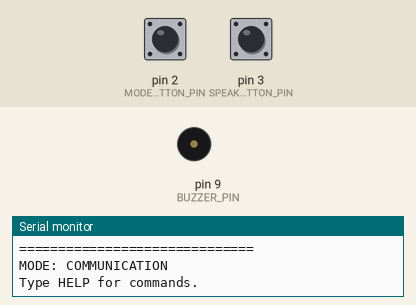
The sketch below on a simulated Arduino Uno, built with avr-gcc and run on an emulated ATmega328P. Parts: buzzer (waves = sounding), the last lines printed to the serial monitor. The inputs (shaded band) are chosen by the test bench; at power-on: pin 3 (SPEAK_BUTTON_PIN) HIGH, pin 2 (MODE_BUTTON_PIN) HIGH.

Above: at 1.5 s.
1.6 s: pin 3 (SPEAK_BUTTON_PIN) pulled LOW for 0.15 s
At 2.19 s:
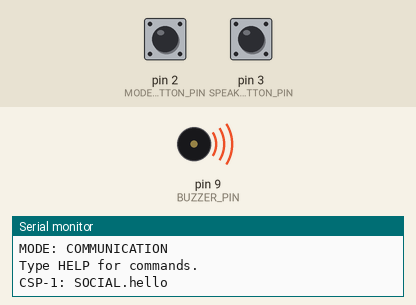
7.0 s: pin 3 (SPEAK_BUTTON_PIN) pulled LOW for 1 s
At 8.5 s:
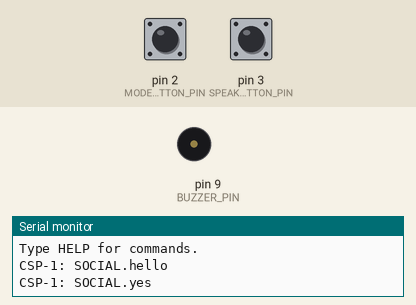
Timing chart, 0 to 10.0 s (numbered marks = the images above; inputs shaded):
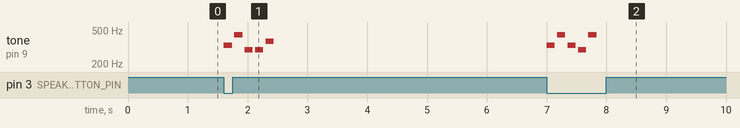

Measured:
- after the input at 1.6 s, tone on pin 9 (BUZZER_PIN): plays 330 Hz for 0.14 s, 440 Hz for 0.14 s, 294 Hz for 0.14 s, 294 Hz for 0.14 s, 370 Hz for 0.14 s, starting at once
- after the input at 7.0 s, tone on pin 9 (BUZZER_PIN): plays 330 Hz for 0.14 s, 440 Hz for 0.14 s, 330 Hz for 0.14 s, 294 Hz for 0.14 s, 440 Hz for 0.14 s, starting at once

The sketch:

rocky_brain_v0_1.ino
```cpp
// RPA-1 Rocky Brain v0.1
// Target: Elegoo/Arduino Uno R3, two momentary buttons, passive buzzer, USB computer.
// Language: Chordic, encoded with CSP-1.
// Scope: no motors, internet, AI, Raspberry Pi, microphone, or external libraries.

#include <Arduino.h>

const byte MODE_BUTTON_PIN = 2;
const byte SPEAK_BUTTON_PIN = 3;
const byte BUZZER_PIN = 9;

const unsigned long DEBOUNCE_MS = 200;

bool translationMode = false;
bool previousModeButton = HIGH;
bool previousSpeakButton = HIGH;
unsigned long lastModePress = 0;
unsigned long lastSpeakPress = 0;
byte currentMessage = 0;

struct NoteEvent {
  unsigned int frequencyHz;
  unsigned int durationMs;
};

struct Message {
  const char* name;
  const char* token;
  const char* english;
  const NoteEvent* notes;
  byte noteCount;
};

// CSP-1 pitch symbols from language/specification/csp_v0_1.yaml.
// Names include NOTE_ so NOTE_A4 does not collide with Arduino's A4 pin macro.
// Integer frequencies are rounded for Arduino tone().
const unsigned int NOTE_D4 = 294;
const unsigned int NOTE_E4 = 330;
const unsigned int NOTE_FS4 = 370;
const unsigned int NOTE_A4 = 440;
const unsigned int NOTE_B4 = 494;

const unsigned int NOTE_MS = 140;
const unsigned int GAP_MS = 35;

const NoteEvent NOTES_HELLO[] = {
  {NOTE_E4, NOTE_MS}, {NOTE_A4, NOTE_MS}, {NOTE_D4, NOTE_MS},
  {NOTE_D4, NOTE_MS}, {NOTE_FS4, NOTE_MS}
};

const NoteEvent NOTES_YES[] = {
  {NOTE_E4, NOTE_MS}, {NOTE_A4, NOTE_MS}, {NOTE_E4, NOTE_MS},
  {NOTE_D4, NOTE_MS}, {NOTE_A4, NOTE_MS}
};

const NoteEvent NOTES_NO[] = {
  {NOTE_E4, NOTE_MS}, {NOTE_A4, NOTE_MS}, {NOTE_E4, NOTE_MS},
  {NOTE_E4, NOTE_MS}, {NOTE_B4, NOTE_MS}
};

const NoteEvent NOTES_HELP[] = {
  {NOTE_D4, NOTE_MS}, {NOTE_A4, NOTE_MS}, {NOTE_A4, NOTE_MS},
  {NOTE_FS4, NOTE_MS}, {NOTE_FS4, NOTE_MS}
};

const NoteEvent NOTES_THANK_YOU[] = {
  {NOTE_E4, NOTE_MS}, {NOTE_A4, NOTE_MS}, {NOTE_D4, NOTE_MS},
  {NOTE_A4, NOTE_MS}, {NOTE_D4, NOTE_MS}
};

const NoteEvent NOTES_GOODBYE[] = {
  {NOTE_E4, NOTE_MS}, {NOTE_A4, NOTE_MS}, {NOTE_D4, NOTE_MS},
  {NOTE_E4, NOTE_MS}, {NOTE_A4, NOTE_MS}
};

const Message MESSAGES[] = {
  {"HELLO", "SOCIAL.hello", "Hello", NOTES_HELLO, 5},
  {"YES", "SOCIAL.yes", "Yes", NOTES_YES, 5},
  {"NO", "SOCIAL.no", "No", NOTES_NO, 5},
  {"HELP", "ACTION.help", "Help", NOTES_HELP, 5},
  {"THANK_YOU", "SOCIAL.thank_you", "Thank you", NOTES_THANK_YOU, 5},
  {"GOODBYE", "SOCIAL.goodbye", "Goodbye", NOTES_GOODBYE, 5}
};

const byte MESSAGE_COUNT = sizeof(MESSAGES) / sizeof(MESSAGES[0]);

void printMode() {
  if (translationMode) {
    Serial.println(F("MODE: TRANSLATION"));
  } else {
    Serial.println(F("MODE: COMMUNICATION"));
  }
}

void printMessage(const Message& message) {
  Serial.print(F("CSP-1: "));
  Serial.println(message.token);

  if (translationMode) {
    Serial.print(F("ENGLISH: "));
    Serial.println(message.english);
  }
}

void playMessage(byte index) {
  if (index >= MESSAGE_COUNT) return;

  const Message& message = MESSAGES[index];
  printMessage(message);

  for (byte i = 0; i < message.noteCount; ++i) {
    tone(BUZZER_PIN, message.notes[i].frequencyHz, message.notes[i].durationMs);
    delay(message.notes[i].durationMs);
    noTone(BUZZER_PIN);
    delay(GAP_MS);
  }
}

void toggleMode() {
  translationMode = !translationMode;
  printMode();
}

void playNext() {
  playMessage(currentMessage);
  currentMessage++;
  if (currentMessage >= MESSAGE_COUNT) {
    currentMessage = 0;
  }
}

void checkButtons() {
  const bool modeButton = digitalRead(MODE_BUTTON_PIN);
  const bool speakButton = digitalRead(SPEAK_BUTTON_PIN);
  const unsigned long now = millis();

  if (modeButton == LOW &&
      previousModeButton == HIGH &&
      now - lastModePress > DEBOUNCE_MS) {
    lastModePress = now;
    toggleMode();
  }

  if (speakButton == LOW &&
      previousSpeakButton == HIGH &&
      now - lastSpeakPress > DEBOUNCE_MS) {
    lastSpeakPress = now;
    playNext();
  }

  previousModeButton = modeButton;
  previousSpeakButton = speakButton;
}

void printHelp() {
  Serial.println(F("Commands:"));
  Serial.println(F("  HELP"));
  Serial.println(F("  STATUS"));
  Serial.println(F("  LIST"));
  Serial.println(F("  NEXT"));
  Serial.println(F("  MODE COMM"));
  Serial.println(F("  MODE TRANSLATE"));
  Serial.println(F("  SAY HELLO"));
  Serial.println(F("  SAY YES"));
  Serial.println(F("  SAY NO"));
  Serial.println(F("  SAY HELP"));
  Serial.println(F("  SAY THANK_YOU"));
  Serial.println(F("  SAY GOODBYE"));
}

void printStatus() {
  Serial.println(F("RPA-1 ROCKY BRAIN v0.1"));
  printMode();
  Serial.print(F("NEXT: "));
  Serial.println(MESSAGES[currentMessage].name);
}

void printList() {
  Serial.println(F("Chordic / CSP-1 beginner vocabulary:"));
  for (byte i = 0; i < MESSAGE_COUNT; ++i) {
    Serial.print(MESSAGES[i].name);
    Serial.print(F(" = "));
    Serial.print(MESSAGES[i].token);
    Serial.print(F(" = "));
    Serial.println(MESSAGES[i].english);
  }
}

int findMessage(String name) {
  name.trim();
  name.toUpperCase();

  for (byte i = 0; i < MESSAGE_COUNT; ++i) {
    if (name == MESSAGES[i].name) {
      return i;
    }
  }
  return -1;
}

void processCommand(String command) {
  command.trim();
  command.toUpperCase();

  if (command.length() == 0) return;

  if (command == "HELP") {
    printHelp();
  } else if (command == "STATUS") {
    printStatus();
  } else if (command == "LIST") {
    printList();
  } else if (command == "NEXT") {
    playNext();
  } else if (command == "MODE COMM") {
    translationMode = false;
    printMode();
  } else if (command == "MODE TRANSLATE") {
    translationMode = true;
    printMode();
  } else if (command.startsWith("SAY ")) {
    const int index = findMessage(command.substring(4));
    if (index < 0) {
      Serial.println(F("ERROR: unknown message. Type LIST."));
    } else {
      playMessage((byte)index);
    }
  } else {
    Serial.println(F("ERROR: unknown command. Type HELP."));
  }
}

void checkSerial() {
  if (Serial.available() <= 0) return;
  String command = Serial.readStringUntil('\n');
  processCommand(command);
}

void setup() {
  pinMode(MODE_BUTTON_PIN, INPUT_PULLUP);
  pinMode(SPEAK_BUTTON_PIN, INPUT_PULLUP);
  pinMode(BUZZER_PIN, OUTPUT);

  noTone(BUZZER_PIN);
  Serial.begin(9600);
  Serial.setTimeout(100);

  delay(300);
  Serial.println();
  Serial.println(F("=============================="));
  Serial.println(F("RPA-1 ROCKY BRAIN v0.1"));
  Serial.println(F("Chordic / CSP-1"));
  Serial.println(F("=============================="));
  printMode();
  Serial.println(F("Type HELP for commands."));
}

void loop() {
  checkButtons();
  checkSerial();
}
```

csp1_wire.cpp
```cpp
#include "csp1_wire.h"

#include <string.h>

static bool validIntentSyntax(const char* value) {
  if (value == nullptr || value[0] == '\0') return false;

  byte dots = 0;
  for (const char* p = value; *p != '\0'; ++p) {
    if (*p == '.') {
      dots++;
      if (p == value || *(p + 1) == '\0') return false;
    } else if (*p < 'A' || *p > 'Z') {
      return false;
    }
  }
  return dots == 1;
}

static bool validArgumentSyntax(const char* value) {
  for (const char* p = value; *p != '\0'; ++p) {
    const bool upper = *p >= 'A' && *p <= 'Z';
    const bool digit = *p >= '0' && *p <= '9';
    if (!upper && !digit && *p != '_') return false;
  }
  return true;
}

static Csp1Intent parseIntent(const char* value) {
  if (strcmp(value, "SOCIAL.HELLO") == 0) return CSP1_SOCIAL_HELLO;
  if (strcmp(value, "RESPONSE.YES") == 0) return CSP1_RESPONSE_YES;
  if (strcmp(value, "RESPONSE.NO") == 0) return CSP1_RESPONSE_NO;
  if (strcmp(value, "REQUEST.HELP") == 0) return CSP1_REQUEST_HELP;
  if (strcmp(value, "SOCIAL.THANKS") == 0) return CSP1_SOCIAL_THANKS;
  if (strcmp(value, "SOCIAL.GOODBYE") == 0) return CSP1_SOCIAL_GOODBYE;
  return CSP1_UNKNOWN;
}

Csp1Error csp1Decode(char* line, Csp1Message& output) {
  output.intent = CSP1_UNKNOWN;
  output.argument[0] = '\0';

  if (line == nullptr) return CSP1_ERR_FORMAT;

  size_t length = strlen(line);
  while (length > 0 && (line[length - 1] == '\n' || line[length - 1] == '\r')) {
    line[--length] = '\0';
  }

  if (length > CSP1_MAX_MESSAGE_LENGTH) return CSP1_ERR_TOO_LONG;

  char* first = strchr(line, '|');
  if (first == nullptr) return CSP1_ERR_FORMAT;

  char* second = strchr(first + 1, '|');
  if (second == nullptr) return CSP1_ERR_FORMAT;

  if (strchr(second + 1, '|') != nullptr) return CSP1_ERR_FORMAT;

  *first = '\0';
  *second = '\0';

  const char* version = line;
  const char* intentText = first + 1;
  const char* argument = second + 1;

  if (strcmp(version, "C1") != 0) return CSP1_ERR_VERSION;
  if (!validIntentSyntax(intentText)) return CSP1_ERR_INTENT;

  const Csp1Intent intent = parseIntent(intentText);
  if (intent == CSP1_UNKNOWN) return CSP1_ERR_INTENT;

  if (!validArgumentSyntax(argument)) return CSP1_ERR_ARGUMENT;
  if (argument[0] != '\0') return CSP1_ERR_ARGUMENT;

  output.intent = intent;
  output.argument[0] = '\0';
  return CSP1_OK;
}

const __FlashStringHelper* csp1IntentName(Csp1Intent intent) {
  switch (intent) {
    case CSP1_SOCIAL_HELLO: return F("SOCIAL.HELLO");
    case CSP1_RESPONSE_YES: return F("RESPONSE.YES");
    case CSP1_RESPONSE_NO: return F("RESPONSE.NO");
    case CSP1_REQUEST_HELP: return F("REQUEST.HELP");
    case CSP1_SOCIAL_THANKS: return F("SOCIAL.THANKS");
    case CSP1_SOCIAL_GOODBYE: return F("SOCIAL.GOODBYE");
    default: return F("UNKNOWN");
  }
}

const __FlashStringHelper* csp1CanonicalText(Csp1Intent intent) {
  switch (intent) {
    case CSP1_SOCIAL_HELLO: return F("Hello.");
    case CSP1_RESPONSE_YES: return F("Yes.");
    case CSP1_RESPONSE_NO: return F("No.");
    case CSP1_REQUEST_HELP: return F("Help.");
    case CSP1_SOCIAL_THANKS: return F("Thank you.");
    case CSP1_SOCIAL_GOODBYE: return F("Goodbye.");
    default: return F("");
  }
}

const __FlashStringHelper* csp1ChordicToken(Csp1Intent intent) {
  switch (intent) {
    case CSP1_SOCIAL_HELLO: return F("SOCIAL.hello");
    case CSP1_RESPONSE_YES: return F("SOCIAL.yes");
    case CSP1_RESPONSE_NO: return F("SOCIAL.no");
    case CSP1_REQUEST_HELP: return F("ACTION.help");
    case CSP1_SOCIAL_THANKS: return F("SOCIAL.thank_you");
    case CSP1_SOCIAL_GOODBYE: return F("SOCIAL.goodbye");
    default: return F("");
  }
}
```

csp1_wire.h
```cpp
#ifndef RPA1_CSP1_WIRE_H
#define RPA1_CSP1_WIRE_H

#include <Arduino.h>

const byte CSP1_MAX_MESSAGE_LENGTH = 63;
const byte CSP1_MAX_ARGUMENT_LENGTH = 16;

enum Csp1Intent {
  CSP1_SOCIAL_HELLO,
  CSP1_RESPONSE_YES,
  CSP1_RESPONSE_NO,
  CSP1_REQUEST_HELP,
  CSP1_SOCIAL_THANKS,
  CSP1_SOCIAL_GOODBYE,
  CSP1_UNKNOWN
};

enum Csp1Error {
  CSP1_OK,
  CSP1_ERR_FORMAT,
  CSP1_ERR_VERSION,
  CSP1_ERR_INTENT,
  CSP1_ERR_ARGUMENT,
  CSP1_ERR_TOO_LONG
};

struct Csp1Message {
  Csp1Intent intent;
  char argument[CSP1_MAX_ARGUMENT_LENGTH + 1];
};

Csp1Error csp1Decode(char* line, Csp1Message& output);
const __FlashStringHelper* csp1IntentName(Csp1Intent intent);
const __FlashStringHelper* csp1CanonicalText(Csp1Intent intent);
const __FlashStringHelper* csp1ChordicToken(Csp1Intent intent);

#endif
```
